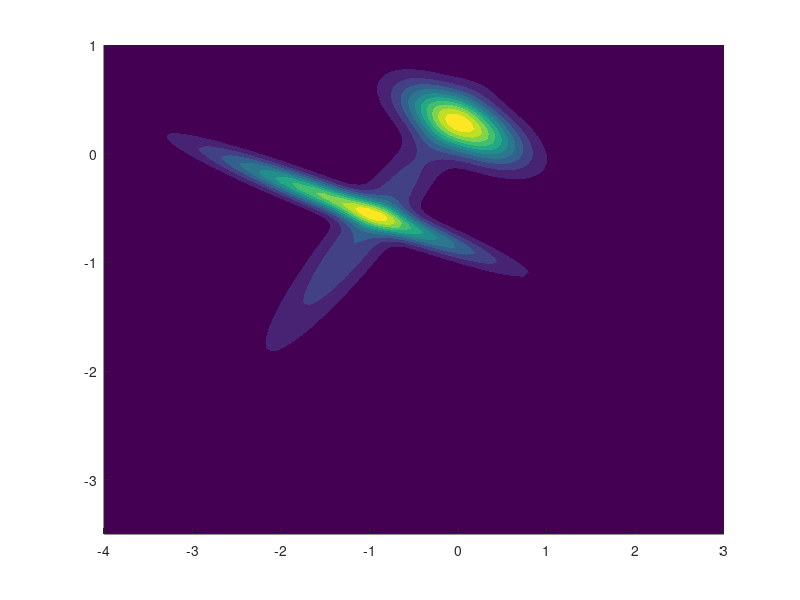

This figure's MATLAB source:
clear;
clc;

function z = gaussian(x,mean,cov, covinv)
  z =(1/sqrt((2*pi)*det(cov)))*exp(-0.5*(x-mean)'*covinv*(x-mean));
end

function z = gaussmix(x,means,covs,covinvs,priors)
  m = rows(means);
  z = 0;
  for c = 1:columns(priors)
    mean = means(:,c);
    cov = reshape(covs(:,c),[m,m]);
    covinv = reshape(covinvs(:,c),[m,m]);
    z += priors(c)*gaussian(x,mean,cov,covinv);
  end
end

function Z = gaussmixN(X,means,covs,priors)
  k = columns(priors);
  m = rows(means);
  covinvs = [];
  for c = 1:k
    cov = covs(:,c);
    cov = reshape(cov,[m,m]);
    covinv = inv(cov);
    covinvs = [covinvs,covinv(:)];
  end
  n = rows(X);
  Z = zeros(n,1);
  for i = 1:n
    Z(i) = gaussmix(X(i,:)',means,covs,covinvs,priors);
  end
end

function P = posteriors(X,means,covs, priors)
  k = columns(priors);
  n = rows(X);
  m = columns(X);
  P = zeros(n,k);
  covinvs = [];
  for c = 1:k
    cov = covs(:,c);
    cov = reshape(cov,[m,m]);
    covinv = inv(cov);
    covinvs = [covinvs,covinv(:)];
  end
  for i = 1:n
    probs = [];
    for c = 1:k
      prior = priors(c);
      mean = means(:,c);
      cov = reshape(covs(:,c),[m,m]);
      covinv = reshape(covinvs(:,c),[m,m]);
      probs = [probs,prior*gaussian(X(i,:)',mean,cov,covinv)];
    end
    s = sum(probs);
    for c = 1:k
      P(i,c) = probs(c)/s;
    end
  end
end

gauss = @(x,mean,cov) gaussian(x,mean,cov,inv(cov));
n_gauss = @(x,mean,cov) n_gaussian(x,mean,cov,inv(cov));




X = load('mixture.txt');
n = rows(X);
m = columns(X);
k = 3;

priors = (ones(1,k)*(1/k));
rand_indices = randperm(n,k);
means = [];
covariances = [];
for c = 1:k
  means = [means, X(rand_indices(c),:)'];
  %means = [means, rand(2,1)*5];
  covariances = [covariances, eye(m,m)(:)];
end
gamma_ik = zeros(n,k);
for i = 1:n
  gamma_ik(i,randi(k)) = 1;
end

for iter = 1:13
  for c = 1:k
    nk = sum(gamma_ik(:,c));
    % update prior
    priors(:,c) = nk/n;
    % update mean
    mean = zeros(m,1);
    for i = 1:n
      mean += gamma_ik(i,c)*X(i,:)';
    end
    mean *= 1/nk;
    means(:,c) = mean;
    % update covariance
    cov = zeros(m,m);
    for i = 1:n
      diff = X(i,:)' - mean;
      cov += gamma_ik(i,c)*diff*diff';
    end
    cov *= 1/nk;
    covariances(:,c) = cov(:);
  end
  gamma_ik = posteriors(X,means,covariances,priors);
end
priors
means
covariances

x = linspace(-4,3,100);
y = linspace(-3.5,1,100);
[x,y] = meshgrid(x,y);
shape = size(x);
Z = gaussmixN([x(:),y(:)],means,covariances,priors);
Z = reshape(Z,shape);
hold on;
scatter(X(:,1),X(:,2),'white','x');
contourf(x,y,Z,'LineColor', 'none');
